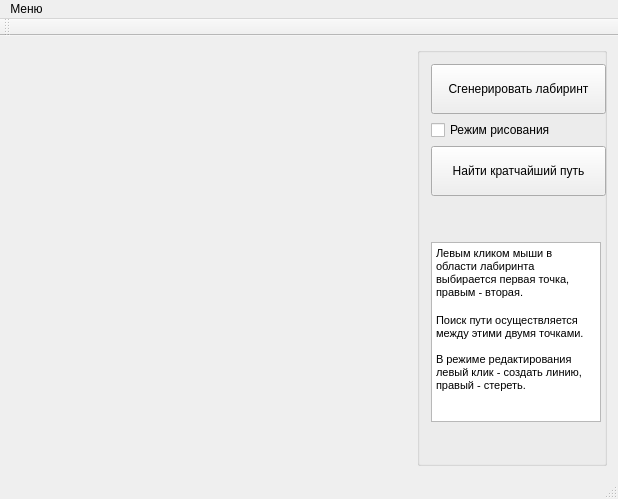
<?xml version="1.0" encoding="UTF-8"?>
<ui version="4.0">
 <class>MainWindow</class>
 <widget class="QMainWindow" name="MainWindow">
  <property name="geometry">
   <rect>
    <x>0</x>
    <y>0</y>
    <width>614</width>
    <height>499</height>
   </rect>
  </property>
  <property name="windowTitle">
   <string>Лабиринт</string>
  </property>
  <widget class="QWidget" name="centralWidget">
   <layout class="QHBoxLayout" name="horizontalLayout">
    <item>
     <widget class="Maze" name="widget_maze" native="true">
      <property name="sizePolicy">
       <sizepolicy hsizetype="Fixed" vsizetype="Fixed">
        <horstretch>0</horstretch>
        <verstretch>0</verstretch>
       </sizepolicy>
      </property>
      <property name="minimumSize">
       <size>
        <width>400</width>
        <height>400</height>
       </size>
      </property>
     </widget>
    </item>
    <item>
     <widget class="QGroupBox" name="groupBox">
      <property name="maximumSize">
       <size>
        <width>190</width>
        <height>500</height>
       </size>
      </property>
      <property name="title">
       <string/>
      </property>
      <layout class="QVBoxLayout" name="verticalLayout">
       <item>
        <widget class="QPushButton" name="pushButton_generate">
         <property name="sizePolicy">
          <sizepolicy hsizetype="Fixed" vsizetype="Fixed">
           <horstretch>0</horstretch>
           <verstretch>0</verstretch>
          </sizepolicy>
         </property>
         <property name="minimumSize">
          <size>
           <width>175</width>
           <height>50</height>
          </size>
         </property>
         <property name="maximumSize">
          <size>
           <width>16777215</width>
           <height>16777215</height>
          </size>
         </property>
         <property name="baseSize">
          <size>
           <width>0</width>
           <height>0</height>
          </size>
         </property>
         <property name="text">
          <string>Сгенерировать лабиринт</string>
         </property>
         <property name="icon">
          <iconset resource="rc.qrc">
           <normaloff>:/img/generate.png</normaloff>:/img/generate.png</iconset>
         </property>
         <property name="iconSize">
          <size>
           <width>32</width>
           <height>32</height>
          </size>
         </property>
        </widget>
       </item>
       <item>
        <widget class="QCheckBox" name="checkBox_paintingMode">
         <property name="text">
          <string>Режим рисования</string>
         </property>
        </widget>
       </item>
       <item>
        <widget class="QPushButton" name="pushButton_search">
         <property name="sizePolicy">
          <sizepolicy hsizetype="Fixed" vsizetype="Fixed">
           <horstretch>0</horstretch>
           <verstretch>0</verstretch>
          </sizepolicy>
         </property>
         <property name="minimumSize">
          <size>
           <width>175</width>
           <height>50</height>
          </size>
         </property>
         <property name="toolTip">
          <string>&lt;html&gt;&lt;head/&gt;&lt;body&gt;&lt;p&gt;Используется алгоритм волновой трассировки (алгоритм Ли).&lt;/p&gt;&lt;/body&gt;&lt;/html&gt;</string>
         </property>
         <property name="text">
          <string>Найти кратчайший путь</string>
         </property>
         <property name="icon">
          <iconset resource="rc.qrc">
           <normaloff>:/img/find.png</normaloff>:/img/find.png</iconset>
         </property>
         <property name="iconSize">
          <size>
           <width>32</width>
           <height>32</height>
          </size>
         </property>
        </widget>
       </item>
       <item>
        <widget class="QTextEdit" name="textEdit">
         <property name="sizePolicy">
          <sizepolicy hsizetype="Fixed" vsizetype="Fixed">
           <horstretch>0</horstretch>
           <verstretch>0</verstretch>
          </sizepolicy>
         </property>
         <property name="minimumSize">
          <size>
           <width>170</width>
           <height>180</height>
          </size>
         </property>
         <property name="maximumSize">
          <size>
           <width>175</width>
           <height>100</height>
          </size>
         </property>
         <property name="baseSize">
          <size>
           <width>0</width>
           <height>0</height>
          </size>
         </property>
         <property name="readOnly">
          <bool>true</bool>
         </property>
         <property name="html">
          <string>&lt;!DOCTYPE HTML PUBLIC &quot;-//W3C//DTD HTML 4.0//EN&quot; &quot;http://www.w3.org/TR/REC-html40/strict.dtd&quot;&gt;
&lt;html&gt;&lt;head&gt;&lt;meta name=&quot;qrichtext&quot; content=&quot;1&quot; /&gt;&lt;style type=&quot;text/css&quot;&gt;
p, li { white-space: pre-wrap; }
&lt;/style&gt;&lt;/head&gt;&lt;body style=&quot; font-family:'Liberation Sans'; font-size:10pt; font-weight:400; font-style:normal;&quot;&gt;
&lt;p style=&quot; margin-top:0px; margin-bottom:0px; margin-left:0px; margin-right:0px; -qt-block-indent:0; text-indent:0px;&quot;&gt;&lt;span style=&quot; font-family:'MS Shell Dlg 2'; font-size:8pt;&quot;&gt;Левым кликом мыши в области лабиринта выбирается первая точка, правым - вторая.&lt;br /&gt;&lt;/span&gt;&lt;/p&gt;
&lt;p style=&quot; margin-top:0px; margin-bottom:0px; margin-left:0px; margin-right:0px; -qt-block-indent:0; text-indent:0px;&quot;&gt;&lt;span style=&quot; font-family:'MS Shell Dlg 2'; font-size:8pt;&quot;&gt;Поиск пути осуществляется между этими двумя точками. &lt;/span&gt;&lt;/p&gt;
&lt;p style=&quot;-qt-paragraph-type:empty; margin-top:0px; margin-bottom:0px; margin-left:0px; margin-right:0px; -qt-block-indent:0; text-indent:0px; font-family:'MS Shell Dlg 2'; font-size:8pt;&quot;&gt;&lt;br /&gt;&lt;/p&gt;
&lt;p style=&quot; margin-top:0px; margin-bottom:0px; margin-left:0px; margin-right:0px; -qt-block-indent:0; text-indent:0px;&quot;&gt;&lt;span style=&quot; font-family:'MS Shell Dlg 2'; font-size:8pt;&quot;&gt;В режиме редактирования левый клик - создать линию, правый - стереть.&lt;/span&gt;&lt;/p&gt;&lt;/body&gt;&lt;/html&gt;</string>
         </property>
         <property name="overwriteMode">
          <bool>false</bool>
         </property>
        </widget>
       </item>
       <item>
        <spacer name="verticalSpacer">
         <property name="orientation">
          <enum>Qt::Vertical</enum>
         </property>
         <property name="sizeHint" stdset="0">
          <size>
           <width>20</width>
           <height>40</height>
          </size>
         </property>
        </spacer>
       </item>
      </layout>
     </widget>
    </item>
   </layout>
  </widget>
  <widget class="QMenuBar" name="menuBar">
   <property name="geometry">
    <rect>
     <x>0</x>
     <y>0</y>
     <width>614</width>
     <height>28</height>
    </rect>
   </property>
   <widget class="QMenu" name="menu">
    <property name="title">
     <string>Меню</string>
    </property>
    <addaction name="separator"/>
   </widget>
   <addaction name="menu"/>
  </widget>
  <widget class="QToolBar" name="mainToolBar">
   <attribute name="toolBarArea">
    <enum>TopToolBarArea</enum>
   </attribute>
   <attribute name="toolBarBreak">
    <bool>false</bool>
   </attribute>
  </widget>
  <widget class="QStatusBar" name="statusBar"/>
 </widget>
 <layoutdefault spacing="6" margin="11"/>
 <customwidgets>
  <customwidget>
   <class>Maze</class>
   <extends>QWidget</extends>
   <header>maze.h</header>
   <container>1</container>
  </customwidget>
 </customwidgets>
 <resources>
  <include location="rc.qrc"/>
 </resources>
 <connections/>
</ui>
